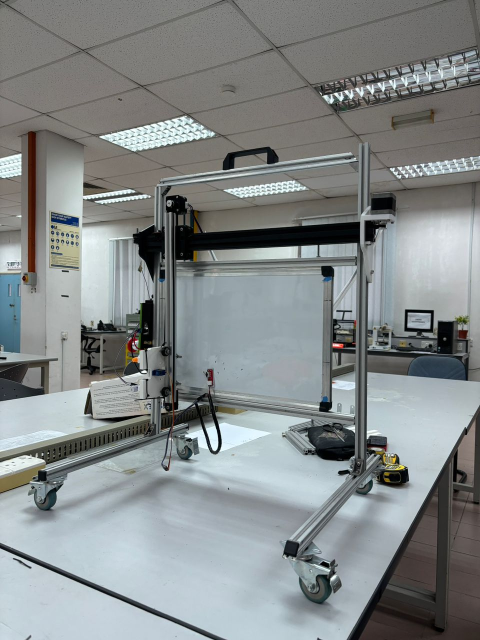
#> input picture WhatsApp Image 2025-06-05 at 16.46.09_77910370.jpg, 960 x 1280 px (shown at 1/2 size)
$ python -i detect.py   (imports and definitions only)
#> lines starting #> are read from the running program, lines starting #| are printed output that depends on the picture; after the words box and inside, x2 and y2 are one past the last pixel; in counts of white or black regions, pixels touching at a corner belong together
#> further down, picture is the input picture: shape (1280, 960, 3); mean B, G, R 137.7, 137.3, 132.3
import cv2
import numpy as np
#from erase import send_gcode_sequence
from erase_com import send_gcode_sequence

STEP_SIZE = 5  # You can modify this as needed
MERGE_DISTANCE_THRESHOLD = 50  # pixels (you can tune this)
INIT_COMMANDS = ['G1 F1000', 'G90 Z-4']

# Calibration parameters
width, height = 1280, 720
gcode_corners = np.array([
    [0, 0],
    [415, 0],
    [415, 195],
    [0, 195]
], dtype="float32")

# Global variables
image_pts = []
matrix = None
freeze_frame = False
highlighted_region = None
detected_regions = []
selected_regions = []
start_point = None
frozen_frame = None

# Mouse callback for both calibration and box selection
# [30 lines left out: functions mouse_callback, calibrate_camera, not called in this run]


def iou(boxA, boxB):
    # Compute the intersection over union of two boxes
    xA = max(boxA[0], boxB[0])
    yA = max(boxA[1], boxB[1])
    xB = min(boxA[0] + boxA[2], boxB[0] + boxB[2])
    yB = min(boxA[1] + boxA[3], boxB[1] + boxB[3])
    interArea = max(0, xB - xA) * max(0, yB - yA)
    boxAArea = boxA[2] * boxA[3]
    boxBArea = boxB[2] * boxB[3]
    iou = interArea / float(boxAArea + boxBArea - interArea + 1e-5)
    return iou

def merge_boxes(boxes):
    merged = []
    used = [False] * len(boxes)

    for i in range(len(boxes)):
        if used[i]:
            continue
        x, y, w, h = boxes[i]
        current = [x, y, x + w, y + h]

        for j in range(i + 1, len(boxes)):
            if used[j]:
                continue
            x2, y2, w2, h2 = boxes[j]
            candidate = [x2, y2, x2 + w2, y2 + h2]

            # Heuristic: overlap or near-horizontal neighbors
            hor_dist = abs(x2 - (x + w))
            vert_align = abs(y2 - y) < max(h, h2) * 0.5
            if iou((x, y, w, h), (x2, y2, w2, h2)) > 0.1 or (hor_dist < MERGE_DISTANCE_THRESHOLD and vert_align):
                # Merge
                x_min = min(current[0], candidate[0])
                y_min = min(current[1], candidate[1])
                x_max = max(current[2], candidate[2])
                y_max = max(current[3], candidate[3])
                current = [x_min, y_min, x_max, y_max]
                used[j] = True

        used[i] = True
        merged.append((current[0], current[1], current[2] - current[0], current[3] - current[1]))

    return merged

def filter_boxes(boxes, max_width=500, max_height=300):
    return [b for b in boxes if b[2] < max_width and b[3] < max_height]

def enhance_and_detect_content(frame):
    global detected_regions
    gray = cv2.cvtColor(frame, cv2.COLOR_BGR2GRAY)
    blurred = cv2.GaussianBlur(gray, (13, 13), 0)
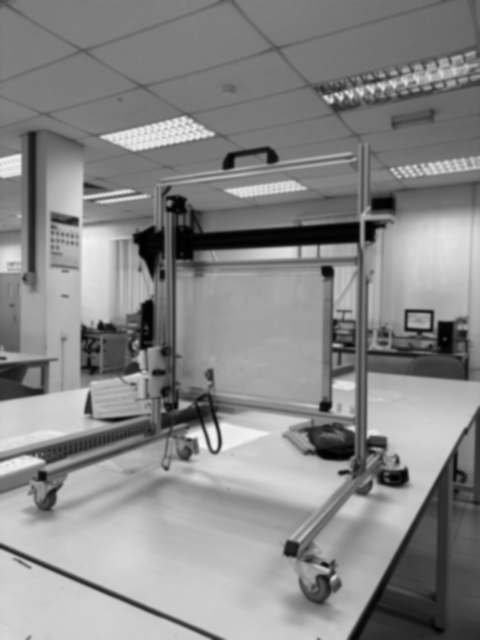
#> blurred: shape (1280, 960) (shown at 1/2 size); min 0, max 244, mean 135.8
    thresh = cv2.adaptiveThreshold(blurred, 255, cv2.ADAPTIVE_THRESH_GAUSSIAN_C,
                                   cv2.THRESH_BINARY_INV, 11, 2)
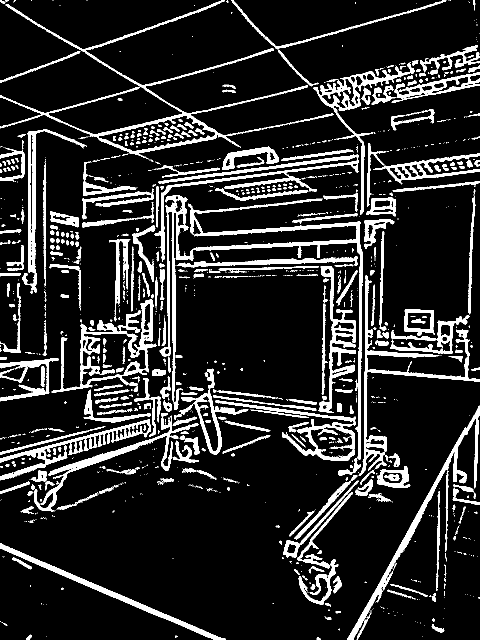
#> thresh: shape (1280, 960) (shown at 1/2 size); 14.3% white; 1202 white regions (805 under 20 px)
    contours, _ = cv2.findContours(thresh, cv2.RETR_EXTERNAL, cv2.CHAIN_APPROX_SIMPLE)
#> contours = 1115 contours, 840 with area under 20; largest, box (x1, y1, x2, y2) and area: (0, 0, 667, 318) 15913, (103, 598, 313, 786) 14829, (319, 390, 726, 919) 12031, (430, 801, 712, 922) 7506, (626, 125, 830, 430) 6182
    contours = [cnt for cnt in contours if cv2.contourArea(cnt) > 10]
#> contours = 353 contours, 78 with area under 20; largest, box (x1, y1, x2, y2) and area: (0, 0, 667, 318) 15913, (103, 598, 313, 786) 14829, (319, 390, 726, 919) 12031, (430, 801, 712, 922) 7506, (626, 125, 830, 430) 6182

    # Step 1: Get bounding boxes
    boxes = [cv2.boundingRect(c) for c in contours]
#> boxes = 353 items, first 6: (633, 1275, 9, 5), (52, 1269, 12, 11), (863, 1248, 26, 17), (3, 1244, 12, 8), (864, 1236, 5, 7), (651, 1234, 12, 6)
    boxes = sorted(boxes, key=lambda b: b[0])  # Sort left to right
#> boxes = 353 items, first 6: (0, 1086, 452, 194), (0, 962, 60, 26), (0, 853, 211, 56), (0, 839, 302, 122), (0, 737, 35, 25), (0, 716, 117, 87)

    # Step 2: Merge close boxes
    merged_boxes = merge_boxes(boxes)
#> in merge_boxes, `used = [False] * len(boxes)`: used = 353 items, first 6: False, False, False, False, False, False
#> the loop in merge_boxes, `for i in range(len(boxes)):` made 353 passes
#> (x, y, w, h) on pass 1: (0, 1086, 452, 194)
    merged_boxes = filter_boxes(merged_boxes)

    # Step 3: Draw and store merged boxes
    detected_regions = []
    for x, y, w, h in merged_boxes:
        detected_regions.append((x, y, w, h))
        cv2.rectangle(frame, (x, y), (x + w, y + h), (0, 255, 0), 2)
#> this loop made 168 passes
#> (x, y, w, h) on passes 1 to 3: (0, 1086, 452, 194), (0, 962, 109, 26), (0, 826, 397, 198)
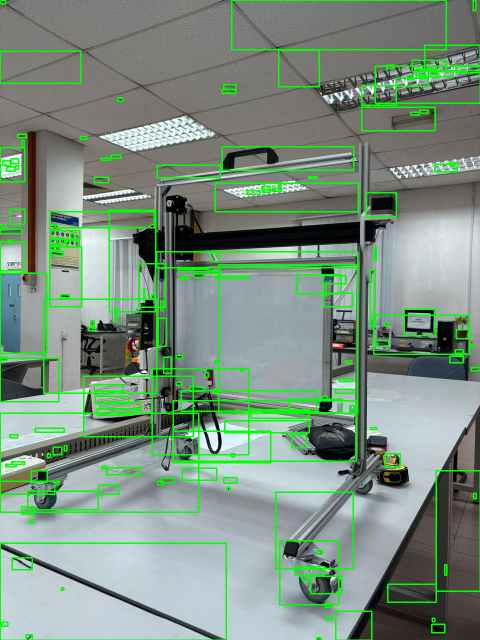
#> frame: shape (1280, 960, 3) (shown at 1/2 size); 6.89% of pixels changed, all inside (x1, y1, x2, y2) = (0, 0, 960, 1280)

    return frame

def draw_selected_regions(frame):
    for x, y, w, h in selected_regions:
        cv2.rectangle(frame, (x, y), (x + w, y + h), (0, 0, 255), 2)

# [32 lines left out: function generate_gcode_for_selected_regions, not called in this run]

# Main program
# [37 lines not run here, left out]

>>> import cv2
>>> picture = cv2.imread('../WhatsApp Image 2025-06-05 at 16.46.09_77910370.jpg')
>>> result = enhance_and_detect_content(picture)
